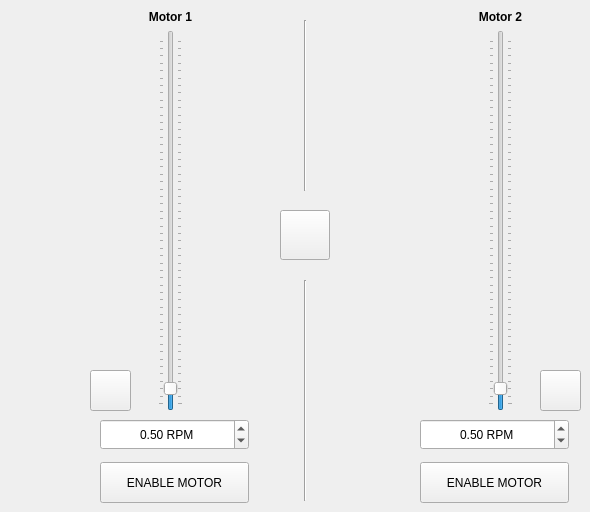
    <widget class="QWidget" name="Frame_tab">
     <attribute name="title">
      <string>MOTION</string>
     </attribute>
     <widget class="QPushButton" name="frameReverse_pushButton">
      <property name="geometry">
       <rect>
        <x>90</x>
        <y>370</y>
        <width>41</width>
        <height>41</height>
       </rect>
      </property>
      <property name="toolTip">
       <string>Reverse rotation direction</string>
      </property>
      <property name="text">
       <string/>
      </property>
      <property name="icon">
       <iconset>
        <normaloff>../_image/forward.png</normaloff>../_image/forward.png</iconset>
      </property>
      <property name="iconSize">
       <size>
        <width>20</width>
        <height>20</height>
       </size>
      </property>
     </widget>
     <widget class="QPushButton" name="link_pushButton">
      <property name="geometry">
       <rect>
        <x>280</x>
        <y>210</y>
        <width>50</width>
        <height>50</height>
       </rect>
      </property>
      <property name="toolTip">
       <string>Sync or desync motor controls</string>
      </property>
      <property name="text">
       <string/>
      </property>
      <property name="icon">
       <iconset>
        <normaloff>../_image/Link.png</normaloff>../_image/Link.png</iconset>
      </property>
      <property name="iconSize">
       <size>
        <width>30</width>
        <height>30</height>
       </size>
      </property>
      <property name="checkable">
       <bool>false</bool>
      </property>
     </widget>
     <widget class="QPushButton" name="coreReverse_pushButton">
      <property name="geometry">
       <rect>
        <x>540</x>
        <y>370</y>
        <width>41</width>
        <height>41</height>
       </rect>
      </property>
      <property name="toolTip">
       <string>Reverse rotation direction</string>
      </property>
      <property name="text">
       <string/>
      </property>
      <property name="icon">
       <iconset>
        <normaloff>../_image/forward.png</normaloff>../_image/forward.png</iconset>
      </property>
      <property name="iconSize">
       <size>
        <width>20</width>
        <height>20</height>
       </size>
      </property>
     </widget>
     <widget class="QWidget" name="verticalLayoutWidget_6">
      <property name="geometry">
       <rect>
        <x>130</x>
        <y>10</y>
        <width>81</width>
        <height>401</height>
       </rect>
      </property>
      <layout class="QVBoxLayout" name="verticalLayout_20">
       <item>
        <widget class="QLabel" name="frame_label">
         <property name="text">
          <string>&lt;html&gt;&lt;head/&gt;&lt;body&gt;&lt;p align=&quot;center&quot;&gt;&lt;span style=&quot; font-weight:600;&quot;&gt;Motor 1&lt;/span&gt;&lt;/p&gt;&lt;/body&gt;&lt;/html&gt;</string>
         </property>
        </widget>
       </item>
       <item alignment="Qt::AlignHCenter">
        <widget class="QSlider" name="frame_verticalSlider">
         <property name="minimum">
          <number>2</number>
         </property>
         <property name="maximum">
          <number>200</number>
         </property>
         <property name="singleStep">
          <number>1</number>
         </property>
         <property name="pageStep">
          <number>2</number>
         </property>
         <property name="value">
          <number>10</number>
         </property>
         <property name="sliderPosition">
          <number>10</number>
         </property>
         <property name="tracking">
          <bool>true</bool>
         </property>
         <property name="orientation">
          <enum>Qt::Vertical</enum>
         </property>
         <property name="tickPosition">
          <enum>QSlider::TicksBothSides</enum>
         </property>
         <property name="tickInterval">
          <number>4</number>
         </property>
        </widget>
       </item>
      </layout>
     </widget>
     <widget class="QWidget" name="verticalLayoutWidget_8">
      <property name="geometry">
       <rect>
        <x>460</x>
        <y>10</y>
        <width>81</width>
        <height>401</height>
       </rect>
      </property>
      <layout class="QVBoxLayout" name="verticalLayout_22">
       <item>
        <widget class="QLabel" name="core_label">
         <property name="text">
          <string>&lt;html&gt;&lt;head/&gt;&lt;body&gt;&lt;p align=&quot;center&quot;&gt;&lt;span style=&quot; font-weight:600;&quot;&gt;Motor 2&lt;/span&gt;&lt;/p&gt;&lt;/body&gt;&lt;/html&gt;</string>
         </property>
        </widget>
       </item>
       <item alignment="Qt::AlignHCenter">
        <widget class="QSlider" name="core_verticalSlider">
         <property name="minimum">
          <number>2</number>
         </property>
         <property name="maximum">
          <number>200</number>
         </property>
         <property name="singleStep">
          <number>1</number>
         </property>
         <property name="pageStep">
          <number>2</number>
         </property>
         <property name="value">
          <number>10</number>
         </property>
         <property name="sliderPosition">
          <number>10</number>
         </property>
         <property name="tracking">
          <bool>true</bool>
         </property>
         <property name="orientation">
          <enum>Qt::Vertical</enum>
         </property>
         <property name="tickPosition">
          <enum>QSlider::TicksBothSides</enum>
         </property>
         <property name="tickInterval">
          <number>4</number>
         </property>
        </widget>
       </item>
      </layout>
     </widget>
     <widget class="QPushButton" name="frameErgz_pushButton">
      <property name="geometry">
       <rect>
        <x>100</x>
        <y>462</y>
        <width>149</width>
        <height>41</height>
       </rect>
      </property>
      <property name="toolTip">
       <string>Enable or disable motor driver</string>
      </property>
      <property name="text">
       <string>ENABLE MOTOR</string>
      </property>
     </widget>
     <widget class="QDoubleSpinBox" name="frame_spinBox">
      <property name="enabled">
       <bool>true</bool>
      </property>
      <property name="geometry">
       <rect>
        <x>100</x>
        <y>419</y>
        <width>149</width>
        <height>31</height>
       </rect>
      </property>
      <property name="alignment">
       <set>Qt::AlignCenter</set>
      </property>
      <property name="readOnly">
       <bool>false</bool>
      </property>
      <property name="suffix">
       <string> RPM</string>
      </property>
      <property name="decimals">
       <number>2</number>
      </property>
      <property name="minimum">
       <double>0.100000000000000</double>
      </property>
      <property name="maximum">
       <double>10.000000000000000</double>
      </property>
      <property name="singleStep">
       <double>0.050000000000000</double>
      </property>
      <property name="value">
       <double>0.500000000000000</double>
      </property>
     </widget>
     <widget class="QDoubleSpinBox" name="core_spinBox">
      <property name="enabled">
       <bool>true</bool>
      </property>
      <property name="geometry">
       <rect>
        <x>420</x>
        <y>419</y>
        <width>149</width>
        <height>31</height>
       </rect>
      </property>
      <property name="alignment">
       <set>Qt::AlignCenter</set>
      </property>
      <property name="suffix">
       <string> RPM</string>
      </property>
      <property name="decimals">
       <number>2</number>
      </property>
      <property name="minimum">
       <double>0.100000000000000</double>
      </property>
      <property name="maximum">
       <double>10.000000000000000</double>
      </property>
      <property name="singleStep">
       <double>0.050000000000000</double>
      </property>
      <property name="value">
       <double>0.500000000000000</double>
      </property>
     </widget>
     <widget class="QPushButton" name="coreErgz_pushButton">
      <property name="geometry">
       <rect>
        <x>420</x>
        <y>462</y>
        <width>149</width>
        <height>41</height>
       </rect>
      </property>
      <property name="toolTip">
       <string>Enable or disable motor driver</string>
      </property>
      <property name="text">
       <string>ENABLE MOTOR</string>
      </property>
     </widget>
     <widget class="Line" name="line">
      <property name="geometry">
       <rect>
        <x>280</x>
        <y>280</y>
        <width>51</width>
        <height>221</height>
       </rect>
      </property>
      <property name="orientation">
       <enum>Qt::Vertical</enum>
      </property>
     </widget>
     <widget class="Line" name="line_2">
      <property name="geometry">
       <rect>
        <x>280</x>
        <y>20</y>
        <width>51</width>
        <height>171</height>
       </rect>
      </property>
      <property name="orientation">
       <enum>Qt::Vertical</enum>
      </property>
     </widget>
    </widget>
